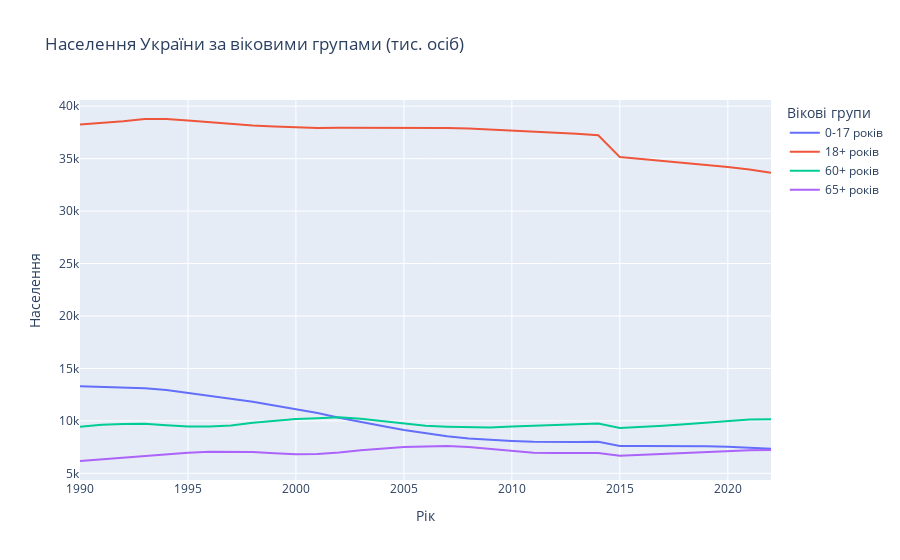

Notebook code for this chart:
### Markdown cell above
### Лінійна діаграма із населенням України за роками і віковими групами

### Code cell
# Read the data from the Excel sheet
data = pd.read_excel('age_groups.xlsx')

# Extract the necessary columns
years = data['Рік']
age_group_0_17 = data['0-17 років']
age_group_18_plus = data['18 років і старше']
age_group_60_plus = data['60 років і старше']
age_group_65_plus = data['65 років і старше']

# Create the line plot
fig = go.Figure()
fig.add_trace(go.Scatter(x=years, y=age_group_0_17, name='0-17 років'))
fig.add_trace(go.Scatter(x=years, y=age_group_18_plus, name='18+ років'))
fig.add_trace(go.Scatter(x=years, y=age_group_60_plus, name='60+ років'))
fig.add_trace(go.Scatter(x=years, y=age_group_65_plus, name='65+ років'))

# Customize the layout
fig.update_layout(
    title='Населення України за віковими групами (тис. осіб)',
    xaxis_title='Рік',
    yaxis_title='Населення',
    legend_title='Вікові групи'
)

# Display the plot
fig.show()
